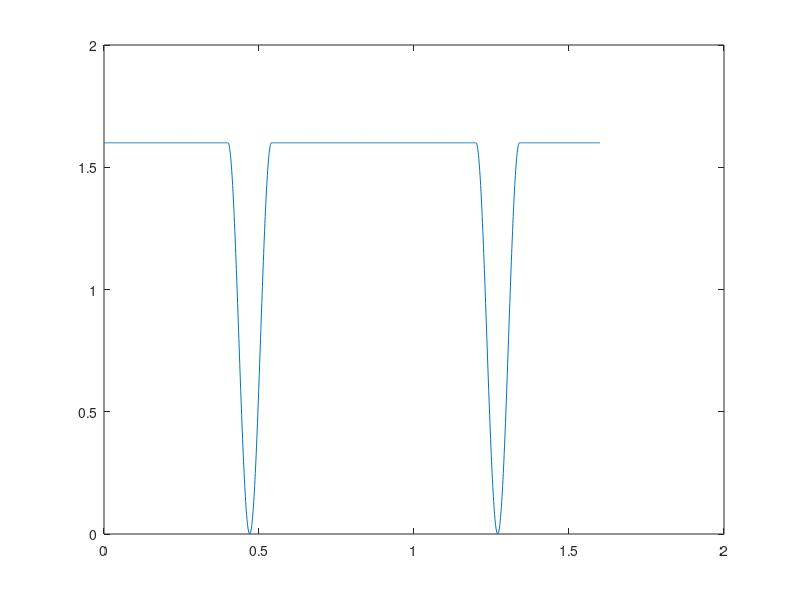

Write MATLAB code to recreate this figure.
% Copyright (c) 2019, Alexander D. Kaiser
% All rights reserved.
% 
% Redistribution and use in source and binary forms, with or without
% modification, are permitted provided that the following conditions are met:
% 
% 1. Redistributions of source code must retain the above copyright notice, this
%    list of conditions and the following disclaimer.
% 
% 2. Redistributions in binary form must reproduce the above copyright notice,
%    this list of conditions and the following disclaimer in the documentation
%    and/or other materials provided with the distribution.
% 
% 3. Neither the name of the copyright holder nor the names of its
%    contributors may be used to endorse or promote products derived from
%    this software without specific prior written permission.
% 
% THIS SOFTWARE IS PROVIDED BY THE COPYRIGHT HOLDERS AND CONTRIBUTORS "AS IS"
% AND ANY EXPRESS OR IMPLIED WARRANTIES, INCLUDING, BUT NOT LIMITED TO, THE
% IMPLIED WARRANTIES OF MERCHANTABILITY AND FITNESS FOR A PARTICULAR PURPOSE ARE
% DISCLAIMED. IN NO EVENT SHALL THE COPYRIGHT HOLDER OR CONTRIBUTORS BE LIABLE
% FOR ANY DIRECT, INDIRECT, INCIDENTAL, SPECIAL, EXEMPLARY, OR CONSEQUENTIAL
% DAMAGES (INCLUDING, BUT NOT LIMITED TO, PROCUREMENT OF SUBSTITUTE GOODS OR
% SERVICES; LOSS OF USE, DATA, OR PROFITS; OR BUSINESS INTERRUPTION) HOWEVER
% CAUSED AND ON ANY THEORY OF LIABILITY, WHETHER IN CONTRACT, STRICT LIABILITY,
% OR TORT (INCLUDING NEGLIGENCE OR OTHERWISE) ARISING IN ANY WAY OUT OF THE USE
% OF THIS SOFTWARE, EVEN IF ADVISED OF THE POSSIBILITY OF SUCH DAMAGE.

data = [0, 1.6;
0.001, 1.6;
0.002, 1.6;
0.003, 1.6;
0.004, 1.6;
0.005, 1.6;
0.006, 1.6;
0.007, 1.6;
0.008, 1.6;
0.009, 1.6;
0.01, 1.6;
0.011, 1.6;
0.012, 1.6;
0.013, 1.6;
0.014, 1.6;
0.015, 1.6;
0.016, 1.6;
0.017, 1.6;
0.018, 1.6;
0.019, 1.6;
0.02, 1.6;
0.021, 1.6;
0.022, 1.6;
0.023, 1.6;
0.024, 1.6;
0.025, 1.6;
0.026, 1.6;
0.027, 1.6;
0.028, 1.6;
0.029, 1.6;
0.03, 1.6;
0.031, 1.6;
0.032, 1.6;
0.033, 1.6;
0.034, 1.6;
0.035, 1.6;
0.036, 1.6;
0.037, 1.6;
0.038, 1.6;
0.039, 1.6;
0.04, 1.6;
0.041, 1.6;
0.042, 1.6;
0.043, 1.6;
0.044, 1.6;
0.045, 1.6;
0.046, 1.6;
0.047, 1.6;
0.048, 1.6;
0.049, 1.6;
0.05, 1.6;
0.051, 1.6;
0.052, 1.6;
0.053, 1.6;
0.054, 1.6;
0.055, 1.6;
0.056, 1.6;
0.057, 1.6;
0.058, 1.6;
0.059, 1.6;
0.06, 1.6;
0.061, 1.6;
0.062, 1.6;
0.063, 1.6;
0.064, 1.6;
0.065, 1.6;
0.066, 1.6;
0.067, 1.6;
0.068, 1.6;
0.069, 1.6;
0.07, 1.6;
0.071, 1.6;
0.072, 1.6;
0.073, 1.6;
0.074, 1.6;
0.075, 1.6;
0.076, 1.6;
0.077, 1.6;
0.078, 1.6;
0.079, 1.6;
0.08, 1.6;
0.081, 1.6;
0.082, 1.6;
0.083, 1.6;
0.084, 1.6;
0.085, 1.6;
0.086, 1.6;
0.087, 1.6;
0.088, 1.6;
0.089, 1.6;
0.09, 1.6;
0.091, 1.6;
0.092, 1.6;
0.093, 1.6;
0.094, 1.6;
0.095, 1.6;
0.096, 1.6;
0.097, 1.6;
0.098, 1.6;
0.099, 1.6;
0.1, 1.6;
0.101, 1.6;
0.102, 1.6;
0.103, 1.6;
0.104, 1.6;
0.105, 1.6;
0.106, 1.6;
0.107, 1.6;
0.108, 1.6;
0.109, 1.6;
0.11, 1.6;
0.111, 1.6;
0.112, 1.6;
0.113, 1.6;
0.114, 1.6;
0.115, 1.6;
0.116, 1.6;
0.117, 1.6;
0.118, 1.6;
0.119, 1.6;
0.12, 1.6;
0.121, 1.6;
0.122, 1.6;
0.123, 1.6;
0.124, 1.6;
0.125, 1.6;
0.126, 1.6;
0.127, 1.6;
0.128, 1.6;
0.129, 1.6;
0.13, 1.6;
0.131, 1.6;
0.132, 1.6;
0.133, 1.6;
0.134, 1.6;
0.135, 1.6;
0.136, 1.6;
0.137, 1.6;
0.138, 1.6;
0.139, 1.6;
0.14, 1.6;
0.141, 1.6;
0.142, 1.6;
0.143, 1.6;
0.144, 1.6;
0.145, 1.6;
0.146, 1.6;
0.147, 1.6;
0.148, 1.6;
0.149, 1.6;
0.15, 1.6;
0.151, 1.6;
0.152, 1.6;
0.153, 1.6;
0.154, 1.6;
0.155, 1.6;
0.156, 1.6;
0.157, 1.6;
0.158, 1.6;
0.159, 1.6;
0.16, 1.6;
0.161, 1.6;
0.162, 1.6;
0.163, 1.6;
0.164, 1.6;
0.165, 1.6;
0.166, 1.6;
0.167, 1.6;
0.168, 1.6;
0.169, 1.6;
0.17, 1.6;
0.171, 1.6;
0.172, 1.6;
0.173, 1.6;
0.174, 1.6;
0.175, 1.6;
0.176, 1.6;
0.177, 1.6;
0.178, 1.6;
0.179, 1.6;
0.18, 1.6;
0.181, 1.6;
0.182, 1.6;
0.183, 1.6;
0.184, 1.6;
0.185, 1.6;
0.186, 1.6;
0.187, 1.6;
0.188, 1.6;
0.189, 1.6;
0.19, 1.6;
0.191, 1.6;
0.192, 1.6;
0.193, 1.6;
0.194, 1.6;
0.195, 1.6;
0.196, 1.6;
0.197, 1.6;
0.198, 1.6;
0.199, 1.6;
0.2, 1.6;
0.201, 1.6;
0.202, 1.6;
0.203, 1.6;
0.204, 1.6;
0.205, 1.6;
0.206, 1.6;
0.207, 1.6;
0.208, 1.6;
0.209, 1.6;
0.21, 1.6;
0.211, 1.6;
0.212, 1.6;
0.213, 1.6;
0.214, 1.6;
0.215, 1.6;
0.216, 1.6;
0.217, 1.6;
0.218, 1.6;
0.219, 1.6;
0.22, 1.6;
0.221, 1.6;
0.222, 1.6;
0.223, 1.6;
0.224, 1.6;
0.225, 1.6;
0.226, 1.6;
0.227, 1.6;
0.228, 1.6;
0.229, 1.6;
0.23, 1.6;
0.231, 1.6;
0.232, 1.6;
0.233, 1.6;
0.234, 1.6;
0.235, 1.6;
0.236, 1.6;
0.237, 1.6;
0.238, 1.6;
0.239, 1.6;
0.24, 1.6;
0.241, 1.6;
0.242, 1.6;
0.243, 1.6;
0.244, 1.6;
0.245, 1.6;
0.246, 1.6;
0.247, 1.6;
0.248, 1.6;
0.249, 1.6;
0.25, 1.6;
0.251, 1.6;
0.252, 1.6;
0.253, 1.6;
0.254, 1.6;
0.255, 1.6;
0.256, 1.6;
0.257, 1.6;
0.258, 1.6;
0.259, 1.6;
0.26, 1.6;
0.261, 1.6;
0.262, 1.6;
0.263, 1.6;
0.264, 1.6;
0.265, 1.6;
0.266, 1.6;
0.267, 1.6;
0.268, 1.6;
0.269, 1.6;
0.27, 1.6;
0.271, 1.6;
0.272, 1.6;
0.273, 1.6;
0.274, 1.6;
0.275, 1.6;
0.276, 1.6;
0.277, 1.6;
0.278, 1.6;
0.279, 1.6;
0.28, 1.6;
0.281, 1.6;
0.282, 1.6;
0.283, 1.6;
0.284, 1.6;
0.285, 1.6;
0.286, 1.6;
0.287, 1.6;
0.288, 1.6;
0.289, 1.6;
0.29, 1.6;
0.291, 1.6;
0.292, 1.6;
0.293, 1.6;
0.294, 1.6;
0.295, 1.6;
0.296, 1.6;
0.297, 1.6;
0.298, 1.6;
0.299, 1.6;
0.3, 1.6;
0.301, 1.6;
0.302, 1.6;
0.303, 1.6;
0.304, 1.6;
0.305, 1.6;
0.306, 1.6;
0.307, 1.6;
0.308, 1.6;
0.309, 1.6;
0.31, 1.6;
0.311, 1.6;
0.312, 1.6;
0.313, 1.6;
0.314, 1.6;
0.315, 1.6;
0.316, 1.6;
0.317, 1.6;
0.318, 1.6;
0.319, 1.6;
0.32, 1.6;
0.321, 1.6;
0.322, 1.6;
0.323, 1.6;
0.324, 1.6;
0.325, 1.6;
0.326, 1.6;
0.327, 1.6;
0.328, 1.6;
0.329, 1.6;
0.33, 1.6;
0.331, 1.6;
0.332, 1.6;
0.333, 1.6;
0.334, 1.6;
0.335, 1.6;
0.336, 1.6;
0.337, 1.6;
0.338, 1.6;
0.339, 1.6;
0.34, 1.6;
0.341, 1.6;
0.342, 1.6;
0.343, 1.6;
0.344, 1.6;
0.345, 1.6;
0.346, 1.6;
0.347, 1.6;
0.348, 1.6;
0.349, 1.6;
0.35, 1.6;
0.351, 1.6;
0.352, 1.6;
0.353, 1.6;
0.354, 1.6;
0.355, 1.6;
0.356, 1.6;
0.357, 1.6;
0.358, 1.6;
0.359, 1.6;
0.36, 1.6;
0.361, 1.6;
0.362, 1.6;
0.363, 1.6;
0.364, 1.6;
0.365, 1.6;
0.366, 1.6;
0.367, 1.6;
0.368, 1.6;
0.369, 1.6;
0.37, 1.6;
0.371, 1.6;
0.372, 1.6;
0.373, 1.6;
0.374, 1.6;
0.375, 1.6;
0.376, 1.6;
0.377, 1.6;
0.378, 1.6;
0.379, 1.6;
0.38, 1.6;
0.381, 1.6;
0.382, 1.6;
0.383, 1.6;
0.384, 1.6;
0.385, 1.6;
0.386, 1.6;
0.387, 1.6;
0.388, 1.6;
0.389, 1.6;
0.39, 1.6;
0.391, 1.6;
0.392, 1.6;
0.393, 1.6;
0.394, 1.6;
0.395, 1.6;
0.396, 1.6;
0.397, 1.6;
0.398, 1.6;
0.399, 1.6;
0.4, 1.6;
0.401, 1.59919;
0.402, 1.59678;
0.403, 1.59276;
0.404, 1.58714;
0.405, 1.57994;
0.406, 1.57117;
0.407, 1.56085;
0.408, 1.54899;
0.409, 1.53562;
0.41, 1.52078;
0.411, 1.50448;
0.412, 1.48676;
0.413, 1.46766;
0.414, 1.44721;
0.415, 1.42547;
0.416, 1.40246;
0.417, 1.37824;
0.418, 1.35285;
0.419, 1.32635;
0.42, 1.29879;
0.421, 1.27023;
0.422, 1.24072;
0.423, 1.21032;
0.424, 1.17909;
0.425, 1.14711;
0.426, 1.11442;
0.427, 1.0811;
0.428, 1.04721;
0.429, 1.01283;
0.43, 0.978017;
0.431, 0.942846;
0.432, 0.907387;
0.433, 0.871711;
0.434, 0.835892;
0.435, 0.8;
0.436, 0.764108;
0.437, 0.728289;
0.438, 0.692613;
0.439, 0.657154;
0.44, 0.621983;
0.441, 0.587171;
0.442, 0.552786;
0.443, 0.5189;
0.444, 0.48558;
0.445, 0.452893;
0.446, 0.420905;
0.447, 0.389681;
0.448, 0.359282;
0.449, 0.329772;
0.45, 0.301208;
0.451, 0.273649;
0.452, 0.24715;
0.453, 0.221764;
0.454, 0.197543;
0.455, 0.174535;
0.456, 0.152786;
0.457, 0.132341;
0.458, 0.113241;
0.459, 0.0955236;
0.46, 0.0792249;
0.461, 0.0643778;
0.462, 0.0510121;
0.463, 0.0391548;
0.464, 0.0288297;
0.465, 0.0200577;
0.466, 0.0128563;
0.467, 0.00724019;
0.468, 0.00322056;
0.469, 0.000805547;
0.47, 0;
0.471, 0.000805547;
0.472, 0.00322056;
0.473, 0.00724019;
0.474, 0.0128563;
0.475, 0.0200577;
0.476, 0.0288297;
0.477, 0.0391548;
0.478, 0.0510121;
0.479, 0.0643778;
0.48, 0.0792249;
0.481, 0.0955236;
0.482, 0.113241;
0.483, 0.132341;
0.484, 0.152786;
0.485, 0.174535;
0.486, 0.197543;
0.487, 0.221764;
0.488, 0.24715;
0.489, 0.273649;
0.49, 0.301208;
0.491, 0.329772;
0.492, 0.359282;
0.493, 0.389681;
0.494, 0.420905;
0.495, 0.452893;
0.496, 0.48558;
0.497, 0.5189;
0.498, 0.552786;
0.499, 0.587171;
0.5, 0.621983;
0.501, 0.657154;
0.502, 0.692613;
0.503, 0.728289;
0.504, 0.764108;
0.505, 0.8;
0.506, 0.835892;
0.507, 0.871711;
0.508, 0.907387;
0.509, 0.942846;
0.51, 0.978017;
0.511, 1.01283;
0.512, 1.04721;
0.513, 1.0811;
0.514, 1.11442;
0.515, 1.14711;
0.516, 1.17909;
0.517, 1.21032;
0.518, 1.24072;
0.519, 1.27023;
0.52, 1.29879;
0.521, 1.32635;
0.522, 1.35285;
0.523, 1.37824;
0.524, 1.40246;
0.525, 1.42547;
0.526, 1.44721;
0.527, 1.46766;
0.528, 1.48676;
0.529, 1.50448;
0.53, 1.52078;
0.531, 1.53562;
0.532, 1.54899;
0.533, 1.56085;
0.534, 1.57117;
0.535, 1.57994;
0.536, 1.58714;
0.537, 1.59276;
0.538, 1.59678;
0.539, 1.59919;
0.54, 1.6;
0.541, 1.6;
0.542, 1.6;
0.543, 1.6;
0.544, 1.6;
0.545, 1.6;
0.546, 1.6;
0.547, 1.6;
0.548, 1.6;
0.549, 1.6;
0.55, 1.6;
0.551, 1.6;
0.552, 1.6;
0.553, 1.6;
0.554, 1.6;
0.555, 1.6;
0.556, 1.6;
0.557, 1.6;
0.558, 1.6;
0.559, 1.6;
0.56, 1.6;
0.561, 1.6;
0.562, 1.6;
0.563, 1.6;
0.564, 1.6;
0.565, 1.6;
0.566, 1.6;
0.567, 1.6;
0.568, 1.6;
0.569, 1.6;
0.57, 1.6;
0.571, 1.6;
0.572, 1.6;
0.573, 1.6;
0.574, 1.6;
0.575, 1.6;
0.576, 1.6;
0.577, 1.6;
0.578, 1.6;
0.579, 1.6;
0.58, 1.6;
0.581, 1.6;
0.582, 1.6;
0.583, 1.6;
0.584, 1.6;
0.585, 1.6;
0.586, 1.6;
0.587, 1.6;
0.588, 1.6;
0.589, 1.6;
0.59, 1.6;
0.591, 1.6;
0.592, 1.6;
0.593, 1.6;
0.594, 1.6;
0.595, 1.6;
0.596, 1.6;
0.597, 1.6;
0.598, 1.6;
0.599, 1.6;
0.6, 1.6;
0.601, 1.6;
0.602, 1.6;
0.603, 1.6;
0.604, 1.6;
0.605, 1.6;
0.606, 1.6;
0.607, 1.6;
0.608, 1.6;
0.609, 1.6;
0.61, 1.6;
0.611, 1.6;
0.612, 1.6;
0.613, 1.6;
0.614, 1.6;
0.615, 1.6;
0.616, 1.6;
0.617, 1.6;
0.618, 1.6;
0.619, 1.6;
0.62, 1.6;
0.621, 1.6;
0.622, 1.6;
0.623, 1.6;
0.624, 1.6;
0.625, 1.6;
0.626, 1.6;
0.627, 1.6;
0.628, 1.6;
0.629, 1.6;
0.63, 1.6;
0.631, 1.6;
0.632, 1.6;
0.633, 1.6;
0.634, 1.6;
0.635, 1.6;
0.636, 1.6;
0.637, 1.6;
0.638, 1.6;
0.639, 1.6;
0.64, 1.6;
0.641, 1.6;
0.642, 1.6;
0.643, 1.6;
0.644, 1.6;
0.645, 1.6;
0.646, 1.6;
0.647, 1.6;
0.648, 1.6;
0.649, 1.6;
0.65, 1.6;
0.651, 1.6;
0.652, 1.6;
0.653, 1.6;
0.654, 1.6;
0.655, 1.6;
0.656, 1.6;
0.657, 1.6;
0.658, 1.6;
0.659, 1.6;
0.66, 1.6;
0.661, 1.6;
0.662, 1.6;
0.663, 1.6;
0.664, 1.6;
0.665, 1.6;
0.666, 1.6;
0.667, 1.6;
0.668, 1.6;
0.669, 1.6;
0.67, 1.6;
0.671, 1.6;
0.672, 1.6;
0.673, 1.6;
0.674, 1.6;
0.675, 1.6;
0.676, 1.6;
0.677, 1.6;
0.678, 1.6;
0.679, 1.6;
0.68, 1.6;
0.681, 1.6;
0.682, 1.6;
0.683, 1.6;
0.684, 1.6;
0.685, 1.6;
0.686, 1.6;
0.687, 1.6;
0.688, 1.6;
0.689, 1.6;
0.69, 1.6;
0.691, 1.6;
0.692, 1.6;
0.693, 1.6;
0.694, 1.6;
0.695, 1.6;
0.696, 1.6;
0.697, 1.6;
0.698, 1.6;
0.699, 1.6;
0.7, 1.6;
0.701, 1.6;
0.702, 1.6;
0.703, 1.6;
0.704, 1.6;
0.705, 1.6;
0.706, 1.6;
0.707, 1.6;
0.708, 1.6;
0.709, 1.6;
0.71, 1.6;
0.711, 1.6;
0.712, 1.6;
0.713, 1.6;
0.714, 1.6;
0.715, 1.6;
0.716, 1.6;
0.717, 1.6;
0.718, 1.6;
0.719, 1.6;
0.72, 1.6;
0.721, 1.6;
0.722, 1.6;
0.723, 1.6;
0.724, 1.6;
0.725, 1.6;
0.726, 1.6;
0.727, 1.6;
0.728, 1.6;
0.729, 1.6;
0.73, 1.6;
0.731, 1.6;
0.732, 1.6;
0.733, 1.6;
0.734, 1.6;
0.735, 1.6;
0.736, 1.6;
0.737, 1.6;
0.738, 1.6;
0.739, 1.6;
0.74, 1.6;
0.741, 1.6;
0.742, 1.6;
0.743, 1.6;
0.744, 1.6;
0.745, 1.6;
0.746, 1.6;
0.747, 1.6;
0.748, 1.6;
0.749, 1.6;
0.75, 1.6;
0.751, 1.6;
0.752, 1.6;
0.753, 1.6;
0.754, 1.6;
0.755, 1.6;
0.756, 1.6;
0.757, 1.6;
0.758, 1.6;
0.759, 1.6;
0.76, 1.6;
0.761, 1.6;
0.762, 1.6;
0.763, 1.6;
0.764, 1.6;
0.765, 1.6;
0.766, 1.6;
0.767, 1.6;
0.768, 1.6;
0.769, 1.6;
0.77, 1.6;
0.771, 1.6;
0.772, 1.6;
0.773, 1.6;
0.774, 1.6;
0.775, 1.6;
0.776, 1.6;
0.777, 1.6;
0.778, 1.6;
0.779, 1.6;
0.78, 1.6;
0.781, 1.6;
0.782, 1.6;
0.783, 1.6;
0.784, 1.6;
0.785, 1.6;
0.786, 1.6;
0.787, 1.6;
0.788, 1.6;
0.789, 1.6;
0.79, 1.6;
0.791, 1.6;
0.792, 1.6;
0.793, 1.6;
0.794, 1.6;
0.795, 1.6;
0.796, 1.6;
0.797, 1.6;
0.798, 1.6;
0.799, 1.6;
0.8, 1.6;
0.801, 1.6;
0.802, 1.6;
0.803, 1.6;
0.804, 1.6;
0.805, 1.6;
0.806, 1.6;
0.807, 1.6;
0.808, 1.6;
0.809, 1.6;
0.81, 1.6;
0.811, 1.6;
0.812, 1.6;
0.813, 1.6;
0.814, 1.6;
0.815, 1.6;
0.816, 1.6;
0.817, 1.6;
0.818, 1.6;
0.819, 1.6;
0.82, 1.6;
0.821, 1.6;
0.822, 1.6;
0.823, 1.6;
0.824, 1.6;
0.825, 1.6;
0.826, 1.6;
0.827, 1.6;
0.828, 1.6;
0.829, 1.6;
0.83, 1.6;
0.831, 1.6;
0.832, 1.6;
0.833, 1.6;
0.834, 1.6;
0.835, 1.6;
0.836, 1.6;
0.837, 1.6;
0.838, 1.6;
0.839, 1.6;
0.84, 1.6;
0.841, 1.6;
0.842, 1.6;
0.843, 1.6;
0.844, 1.6;
0.845, 1.6;
0.846, 1.6;
0.847, 1.6;
0.848, 1.6;
0.849, 1.6;
0.85, 1.6;
0.851, 1.6;
0.852, 1.6;
0.853, 1.6;
0.854, 1.6;
0.855, 1.6;
0.856, 1.6;
0.857, 1.6;
0.858, 1.6;
0.859, 1.6;
0.86, 1.6;
0.861, 1.6;
0.862, 1.6;
0.863, 1.6;
0.864, 1.6;
0.865, 1.6;
0.866, 1.6;
0.867, 1.6;
0.868, 1.6;
0.869, 1.6;
0.87, 1.6;
0.871, 1.6;
0.872, 1.6;
0.873, 1.6;
0.874, 1.6;
0.875, 1.6;
0.876, 1.6;
0.877, 1.6;
0.878, 1.6;
0.879, 1.6;
0.88, 1.6;
0.881, 1.6;
0.882, 1.6;
0.883, 1.6;
0.884, 1.6;
0.885, 1.6;
0.886, 1.6;
0.887, 1.6;
0.888, 1.6;
0.889, 1.6;
0.89, 1.6;
0.891, 1.6;
0.892, 1.6;
0.893, 1.6;
0.894, 1.6;
0.895, 1.6;
0.896, 1.6;
0.897, 1.6;
0.898, 1.6;
0.899, 1.6;
0.9, 1.6;
0.901, 1.6;
0.902, 1.6;
0.903, 1.6;
0.904, 1.6;
0.905, 1.6;
0.906, 1.6;
0.907, 1.6;
0.908, 1.6;
0.909, 1.6;
0.91, 1.6;
0.911, 1.6;
0.912, 1.6;
0.913, 1.6;
0.914, 1.6;
0.915, 1.6;
0.916, 1.6;
0.917, 1.6;
0.918, 1.6;
0.919, 1.6;
0.92, 1.6;
0.921, 1.6;
0.922, 1.6;
0.923, 1.6;
0.924, 1.6;
0.925, 1.6;
0.926, 1.6;
0.927, 1.6;
0.928, 1.6;
0.929, 1.6;
0.93, 1.6;
0.931, 1.6;
0.932, 1.6;
0.933, 1.6;
0.934, 1.6;
0.935, 1.6;
0.936, 1.6;
0.937, 1.6;
0.938, 1.6;
0.939, 1.6;
0.94, 1.6;
0.941, 1.6;
0.942, 1.6;
0.943, 1.6;
0.944, 1.6;
0.945, 1.6;
0.946, 1.6;
0.947, 1.6;
0.948, 1.6;
0.949, 1.6;
0.95, 1.6;
0.951, 1.6;
0.952, 1.6;
0.953, 1.6;
0.954, 1.6;
0.955, 1.6;
0.956, 1.6;
0.957, 1.6;
0.958, 1.6;
0.959, 1.6;
0.96, 1.6;
0.961, 1.6;
0.962, 1.6;
0.963, 1.6;
0.964, 1.6;
0.965, 1.6;
0.966, 1.6;
0.967, 1.6;
0.968, 1.6;
0.969, 1.6;
0.97, 1.6;
0.971, 1.6;
0.972, 1.6;
0.973, 1.6;
0.974, 1.6;
0.975, 1.6;
0.976, 1.6;
0.977, 1.6;
0.978, 1.6;
0.979, 1.6;
0.98, 1.6;
0.981, 1.6;
0.982, 1.6;
0.983, 1.6;
0.984, 1.6;
0.985, 1.6;
0.986, 1.6;
0.987, 1.6;
0.988, 1.6;
0.989, 1.6;
0.99, 1.6;
0.991, 1.6;
0.992, 1.6;
0.993, 1.6;
0.994, 1.6;
0.995, 1.6;
0.996, 1.6;
0.997, 1.6;
0.998, 1.6;
0.999, 1.6;
1, 1.6;
1.001, 1.6;
1.002, 1.6;
1.003, 1.6;
1.004, 1.6;
1.005, 1.6;
1.006, 1.6;
1.007, 1.6;
1.008, 1.6;
1.009, 1.6;
1.01, 1.6;
1.011, 1.6;
1.012, 1.6;
1.013, 1.6;
1.014, 1.6;
1.015, 1.6;
1.016, 1.6;
1.017, 1.6;
1.018, 1.6;
1.019, 1.6;
1.02, 1.6;
1.021, 1.6;
1.022, 1.6;
1.023, 1.6;
1.024, 1.6;
1.025, 1.6;
1.026, 1.6;
1.027, 1.6;
1.028, 1.6;
1.029, 1.6;
1.03, 1.6;
1.031, 1.6;
1.032, 1.6;
1.033, 1.6;
1.034, 1.6;
1.035, 1.6;
1.036, 1.6;
1.037, 1.6;
1.038, 1.6;
1.039, 1.6;
1.04, 1.6;
1.041, 1.6;
1.042, 1.6;
1.043, 1.6;
1.044, 1.6;
1.045, 1.6;
1.046, 1.6;
1.047, 1.6;
1.048, 1.6;
1.049, 1.6;
1.05, 1.6;
1.051, 1.6;
1.052, 1.6;
1.053, 1.6;
1.054, 1.6;
1.055, 1.6;
1.056, 1.6;
1.057, 1.6;
1.058, 1.6;
1.059, 1.6;
1.06, 1.6;
1.061, 1.6;
1.062, 1.6;
1.063, 1.6;
1.064, 1.6;
1.065, 1.6;
1.066, 1.6;
1.067, 1.6;
1.068, 1.6;
1.069, 1.6;
1.07, 1.6;
1.071, 1.6;
1.072, 1.6;
1.073, 1.6;
1.074, 1.6;
1.075, 1.6;
1.076, 1.6;
1.077, 1.6;
1.078, 1.6;
1.079, 1.6;
1.08, 1.6;
1.081, 1.6;
1.082, 1.6;
1.083, 1.6;
1.084, 1.6;
1.085, 1.6;
1.086, 1.6;
1.087, 1.6;
1.088, 1.6;
1.089, 1.6;
1.09, 1.6;
1.091, 1.6;
1.092, 1.6;
1.093, 1.6;
1.094, 1.6;
1.095, 1.6;
1.096, 1.6;
1.097, 1.6;
1.098, 1.6;
1.099, 1.6;
1.1, 1.6;
1.101, 1.6;
1.102, 1.6;
1.103, 1.6;
1.104, 1.6;
1.105, 1.6;
1.106, 1.6;
1.107, 1.6;
1.108, 1.6;
1.109, 1.6;
1.11, 1.6;
1.111, 1.6;
1.112, 1.6;
1.113, 1.6;
1.114, 1.6;
1.115, 1.6;
1.116, 1.6;
1.117, 1.6;
1.118, 1.6;
1.119, 1.6;
1.12, 1.6;
1.121, 1.6;
1.122, 1.6;
1.123, 1.6;
1.124, 1.6;
1.125, 1.6;
1.126, 1.6;
1.127, 1.6;
1.128, 1.6;
1.129, 1.6;
1.13, 1.6;
1.131, 1.6;
1.132, 1.6;
1.133, 1.6;
1.134, 1.6;
1.135, 1.6;
1.136, 1.6;
1.137, 1.6;
1.138, 1.6;
1.139, 1.6;
1.14, 1.6;
1.141, 1.6;
1.142, 1.6;
1.143, 1.6;
1.144, 1.6;
1.145, 1.6;
1.146, 1.6;
1.147, 1.6;
1.148, 1.6;
1.149, 1.6;
1.15, 1.6;
1.151, 1.6;
1.152, 1.6;
1.153, 1.6;
1.154, 1.6;
1.155, 1.6;
1.156, 1.6;
1.157, 1.6;
1.158, 1.6;
1.159, 1.6;
1.16, 1.6;
1.161, 1.6;
1.162, 1.6;
1.163, 1.6;
1.164, 1.6;
1.165, 1.6;
1.166, 1.6;
1.167, 1.6;
1.168, 1.6;
1.169, 1.6;
1.17, 1.6;
1.171, 1.6;
1.172, 1.6;
1.173, 1.6;
1.174, 1.6;
1.175, 1.6;
1.176, 1.6;
1.177, 1.6;
1.178, 1.6;
1.179, 1.6;
1.18, 1.6;
1.181, 1.6;
1.182, 1.6;
1.183, 1.6;
1.184, 1.6;
1.185, 1.6;
1.186, 1.6;
1.187, 1.6;
1.188, 1.6;
1.189, 1.6;
1.19, 1.6;
1.191, 1.6;
1.192, 1.6;
1.193, 1.6;
1.194, 1.6;
1.195, 1.6;
1.196, 1.6;
1.197, 1.6;
1.198, 1.6;
1.199, 1.6;
1.2, 1.6;
1.201, 1.59919;
1.202, 1.59678;
1.203, 1.59276;
1.204, 1.58714;
1.205, 1.57994;
1.206, 1.57117;
1.207, 1.56085;
1.208, 1.54899;
1.209, 1.53562;
1.21, 1.52078;
1.211, 1.50448;
1.212, 1.48676;
1.213, 1.46766;
1.214, 1.44721;
1.215, 1.42547;
1.216, 1.40246;
1.217, 1.37824;
1.218, 1.35285;
1.219, 1.32635;
1.22, 1.29879;
1.221, 1.27023;
1.222, 1.24072;
1.223, 1.21032;
1.224, 1.17909;
1.225, 1.14711;
1.226, 1.11442;
1.227, 1.0811;
1.228, 1.04721;
1.229, 1.01283;
1.23, 0.978017;
1.231, 0.942846;
1.232, 0.907387;
1.233, 0.871711;
1.234, 0.835892;
1.235, 0.8;
1.236, 0.764108;
1.237, 0.728289;
1.238, 0.692613;
1.239, 0.657154;
1.24, 0.621983;
1.241, 0.587171;
1.242, 0.552786;
1.243, 0.5189;
1.244, 0.48558;
1.245, 0.452893;
1.246, 0.420905;
1.247, 0.389681;
1.248, 0.359282;
1.249, 0.329772;
1.25, 0.301208;
1.251, 0.273649;
1.252, 0.24715;
1.253, 0.221764;
1.254, 0.197543;
1.255, 0.174535;
1.256, 0.152786;
1.257, 0.132341;
1.258, 0.113241;
1.259, 0.0955236;
1.26, 0.0792249;
1.261, 0.0643778;
1.262, 0.0510121;
1.263, 0.0391548;
1.264, 0.0288297;
1.265, 0.0200577;
1.266, 0.0128563;
1.267, 0.00724019;
1.268, 0.00322056;
1.269, 0.000805547;
1.27, 0;
1.271, 0.000805547;
1.272, 0.00322056;
1.273, 0.00724019;
1.274, 0.0128563;
1.275, 0.0200577;
1.276, 0.0288297;
1.277, 0.0391548;
1.278, 0.0510121;
1.279, 0.0643778;
1.28, 0.0792249;
1.281, 0.0955236;
1.282, 0.113241;
1.283, 0.132341;
1.284, 0.152786;
1.285, 0.174535;
1.286, 0.197543;
1.287, 0.221764;
1.288, 0.24715;
1.289, 0.273649;
1.29, 0.301208;
1.291, 0.329772;
1.292, 0.359282;
1.293, 0.389681;
1.294, 0.420905;
1.295, 0.452893;
1.296, 0.48558;
1.297, 0.5189;
1.298, 0.552786;
1.299, 0.587171;
1.3, 0.621983;
1.301, 0.657154;
1.302, 0.692613;
1.303, 0.728289;
1.304, 0.764108;
1.305, 0.8;
1.306, 0.835892;
1.307, 0.871711;
1.308, 0.907387;
1.309, 0.942846;
1.31, 0.978017;
1.311, 1.01283;
1.312, 1.04721;
1.313, 1.0811;
1.314, 1.11442;
1.315, 1.14711;
1.316, 1.17909;
1.317, 1.21032;
1.318, 1.24072;
1.319, 1.27023;
1.32, 1.29879;
1.321, 1.32635;
1.322, 1.35285;
1.323, 1.37824;
1.324, 1.40246;
1.325, 1.42547;
1.326, 1.44721;
1.327, 1.46766;
1.328, 1.48676;
1.329, 1.50448;
1.33, 1.52078;
1.331, 1.53562;
1.332, 1.54899;
1.333, 1.56085;
1.334, 1.57117;
1.335, 1.57994;
1.336, 1.58714;
1.337, 1.59276;
1.338, 1.59678;
1.339, 1.59919;
1.34, 1.6;
1.341, 1.6;
1.342, 1.6;
1.343, 1.6;
1.344, 1.6;
1.345, 1.6;
1.346, 1.6;
1.347, 1.6;
1.348, 1.6;
1.349, 1.6;
1.35, 1.6;
1.351, 1.6;
1.352, 1.6;
1.353, 1.6;
1.354, 1.6;
1.355, 1.6;
1.356, 1.6;
1.357, 1.6;
1.358, 1.6;
1.359, 1.6;
1.36, 1.6;
1.361, 1.6;
1.362, 1.6;
1.363, 1.6;
1.364, 1.6;
1.365, 1.6;
1.366, 1.6;
1.367, 1.6;
1.368, 1.6;
1.369, 1.6;
1.37, 1.6;
1.371, 1.6;
1.372, 1.6;
1.373, 1.6;
1.374, 1.6;
1.375, 1.6;
1.376, 1.6;
1.377, 1.6;
1.378, 1.6;
1.379, 1.6;
1.38, 1.6;
1.381, 1.6;
1.382, 1.6;
1.383, 1.6;
1.384, 1.6;
1.385, 1.6;
1.386, 1.6;
1.387, 1.6;
1.388, 1.6;
1.389, 1.6;
1.39, 1.6;
1.391, 1.6;
1.392, 1.6;
1.393, 1.6;
1.394, 1.6;
1.395, 1.6;
1.396, 1.6;
1.397, 1.6;
1.398, 1.6;
1.399, 1.6;
1.4, 1.6;
1.401, 1.6;
1.402, 1.6;
1.403, 1.6;
1.404, 1.6;
1.405, 1.6;
1.406, 1.6;
1.407, 1.6;
1.408, 1.6;
1.409, 1.6;
1.41, 1.6;
1.411, 1.6;
1.412, 1.6;
1.413, 1.6;
1.414, 1.6;
1.415, 1.6;
1.416, 1.6;
1.417, 1.6;
1.418, 1.6;
1.419, 1.6;
1.42, 1.6;
1.421, 1.6;
1.422, 1.6;
1.423, 1.6;
1.424, 1.6;
1.425, 1.6;
1.426, 1.6;
1.427, 1.6;
1.428, 1.6;
1.429, 1.6;
1.43, 1.6;
1.431, 1.6;
1.432, 1.6;
1.433, 1.6;
1.434, 1.6;
1.435, 1.6;
1.436, 1.6;
1.437, 1.6;
1.438, 1.6;
1.439, 1.6;
1.44, 1.6;
1.441, 1.6;
1.442, 1.6;
1.443, 1.6;
1.444, 1.6;
1.445, 1.6;
1.446, 1.6;
1.447, 1.6;
1.448, 1.6;
1.449, 1.6;
1.45, 1.6;
1.451, 1.6;
1.452, 1.6;
1.453, 1.6;
1.454, 1.6;
1.455, 1.6;
1.456, 1.6;
1.457, 1.6;
1.458, 1.6;
1.459, 1.6;
1.46, 1.6;
1.461, 1.6;
1.462, 1.6;
1.463, 1.6;
1.464, 1.6;
1.465, 1.6;
1.466, 1.6;
1.467, 1.6;
1.468, 1.6;
1.469, 1.6;
1.47, 1.6;
1.471, 1.6;
1.472, 1.6;
1.473, 1.6;
1.474, 1.6;
1.475, 1.6;
1.476, 1.6;
1.477, 1.6;
1.478, 1.6;
1.479, 1.6;
1.48, 1.6;
1.481, 1.6;
1.482, 1.6;
1.483, 1.6;
1.484, 1.6;
1.485, 1.6;
1.486, 1.6;
1.487, 1.6;
1.488, 1.6;
1.489, 1.6;
1.49, 1.6;
1.491, 1.6;
1.492, 1.6;
1.493, 1.6;
1.494, 1.6;
1.495, 1.6;
1.496, 1.6;
1.497, 1.6;
1.498, 1.6;
1.499, 1.6;
1.5, 1.6;
1.501, 1.6;
1.502, 1.6;
1.503, 1.6;
1.504, 1.6;
1.505, 1.6;
1.506, 1.6;
1.507, 1.6;
1.508, 1.6;
1.509, 1.6;
1.51, 1.6;
1.511, 1.6;
1.512, 1.6;
1.513, 1.6;
1.514, 1.6;
1.515, 1.6;
1.516, 1.6;
1.517, 1.6;
1.518, 1.6;
1.519, 1.6;
1.52, 1.6;
1.521, 1.6;
1.522, 1.6;
1.523, 1.6;
1.524, 1.6;
1.525, 1.6;
1.526, 1.6;
1.527, 1.6;
1.528, 1.6;
1.529, 1.6;
1.53, 1.6;
1.531, 1.6;
1.532, 1.6;
1.533, 1.6;
1.534, 1.6;
1.535, 1.6;
1.536, 1.6;
1.537, 1.6;
1.538, 1.6;
1.539, 1.6;
1.54, 1.6;
1.541, 1.6;
1.542, 1.6;
1.543, 1.6;
1.544, 1.6;
1.545, 1.6;
1.546, 1.6;
1.547, 1.6;
1.548, 1.6;
1.549, 1.6;
1.55, 1.6;
1.551, 1.6;
1.552, 1.6;
1.553, 1.6;
1.554, 1.6;
1.555, 1.6;
1.556, 1.6;
1.557, 1.6;
1.558, 1.6;
1.559, 1.6;
1.56, 1.6;
1.561, 1.6;
1.562, 1.6;
1.563, 1.6;
1.564, 1.6;
1.565, 1.6;
1.566, 1.6;
1.567, 1.6;
1.568, 1.6;
1.569, 1.6;
1.57, 1.6;
1.571, 1.6;
1.572, 1.6;
1.573, 1.6;
1.574, 1.6;
1.575, 1.6;
1.576, 1.6;
1.577, 1.6;
1.578, 1.6;
1.579, 1.6;
1.58, 1.6;
1.581, 1.6;
1.582, 1.6;
1.583, 1.6;
1.584, 1.6;
1.585, 1.6;
1.586, 1.6;
1.587, 1.6;
1.588, 1.6;
1.589, 1.6;
1.59, 1.6;
1.591, 1.6;
1.592, 1.6;
1.593, 1.6;
1.594, 1.6;
1.595, 1.6;
1.596, 1.6;
1.597, 1.6;
1.598, 1.6;
1.599, 1.6;
1.6, 1.6;
];
plot(data(:,1), data(:,2))
